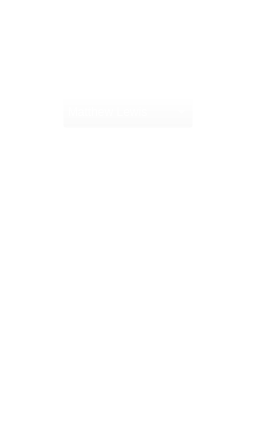
        <widget class="QFrame" name="frame_3">
         <property name="styleSheet">
          <string notr="true">QFrame{
	background-color: rgba(255, 255, 255,0);
border:0px solid red;
border-radius:30px
}</string>
         </property>
         <property name="frameShape">
          <enum>QFrame::StyledPanel</enum>
         </property>
         <property name="frameShadow">
          <enum>QFrame::Raised</enum>
         </property>
         <layout class="QVBoxLayout" name="verticalLayout_2" stretch="1,2">
          <property name="spacing">
           <number>12</number>
          </property>
          <property name="leftMargin">
           <number>0</number>
          </property>
          <property name="topMargin">
           <number>0</number>
          </property>
          <property name="rightMargin">
           <number>0</number>
          </property>
          <property name="bottomMargin">
           <number>0</number>
          </property>
          <item>
           <widget class="QFrame" name="frame_4">
            <property name="frameShape">
             <enum>QFrame::StyledPanel</enum>
            </property>
            <property name="frameShadow">
             <enum>QFrame::Raised</enum>
            </property>
            <layout class="QVBoxLayout" name="verticalLayout">
             <property name="spacing">
              <number>0</number>
             </property>
             <property name="leftMargin">
              <number>12</number>
             </property>
             <property name="topMargin">
              <number>12</number>
             </property>
             <property name="rightMargin">
              <number>12</number>
             </property>
             <property name="bottomMargin">
              <number>12</number>
             </property>
             <item>
              <spacer name="verticalSpacer_2">
               <property name="orientation">
                <enum>Qt::Vertical</enum>
               </property>
               <property name="sizeHint" stdset="0">
                <size>
                 <width>20</width>
                 <height>40</height>
                </size>
               </property>
              </spacer>
             </item>
             <item>
              <widget class="QWidget" name="widget_2" native="true">
               <layout class="QHBoxLayout" name="horizontalLayout_3">
                <property name="spacing">
                 <number>0</number>
                </property>
                <property name="leftMargin">
                 <number>0</number>
                </property>
                <property name="topMargin">
                 <number>12</number>
                </property>
                <property name="rightMargin">
                 <number>0</number>
                </property>
                <property name="bottomMargin">
                 <number>8</number>
                </property>
                <item>
                 <widget class="QWidget" name="widget" native="true">
                  <property name="minimumSize">
                   <size>
                    <width>64</width>
                    <height>64</height>
                   </size>
                  </property>
                  <property name="maximumSize">
                   <size>
                    <width>64</width>
                    <height>64</height>
                   </size>
                  </property>
                  <property name="styleSheet">
                   <string notr="true">image: url(:/svg/img/img/image.png);
border:3px solid rgb(255, 255, 255);

border-radius:32px</string>
                  </property>
                 </widget>
                </item>
               </layout>
              </widget>
             </item>
             <item>
              <widget class="QFrame" name="frame_5">
               <property name="frameShape">
                <enum>QFrame::StyledPanel</enum>
               </property>
               <property name="frameShadow">
                <enum>QFrame::Raised</enum>
               </property>
               <layout class="QHBoxLayout" name="horizontalLayout_4">
                <property name="spacing">
                 <number>0</number>
                </property>
                <property name="leftMargin">
                 <number>0</number>
                </property>
                <property name="topMargin">
                 <number>0</number>
                </property>
                <property name="rightMargin">
                 <number>0</number>
                </property>
                <property name="bottomMargin">
                 <number>0</number>
                </property>
                <item>
                 <widget class="QComboBox" name="comboBox">
                  <property name="minimumSize">
                   <size>
                    <width>0</width>
                    <height>32</height>
                   </size>
                  </property>
                  <property name="maximumSize">
                   <size>
                    <width>130</width>
                    <height>16777215</height>
                   </size>
                  </property>
                  <property name="styleSheet">
                   <string notr="true">

QComboBox{
background-color: rgba(255, 255, 255, 0);
	color: rgb(255, 255, 255);
text-align:center;
}
QComboBox::drop-down{
	
	image: url(:/buttom_white/img/buttom_white/下拉列表_drop-down-list.svg);
	width:30px;
}

QComboBox:on{
	color: rgb(25, 95, 254);
	gridline-color: rgb(64, 53, 255);
}
QComboBox:off{
	color:  rgb(0, 0, 0);
}</string>
                  </property>
                  <property name="editable">
                   <bool>false</bool>
                  </property>
                  <property name="insertPolicy">
                   <enum>QComboBox::NoInsert</enum>
                  </property>
                  <property name="sizeAdjustPolicy">
                   <enum>QComboBox::AdjustToContents</enum>
                  </property>
                  <property name="duplicatesEnabled">
                   <bool>false</bool>
                  </property>
                  <item>
                   <property name="text">
                    <string>Matthew Lewis</string>
                   </property>
                  </item>
                 </widget>
                </item>
               </layout>
              </widget>
             </item>
             <item>
              <spacer name="verticalSpacer">
               <property name="orientation">
                <enum>Qt::Vertical</enum>
               </property>
               <property name="sizeHint" stdset="0">
                <size>
                 <width>20</width>
                 <height>40</height>
                </size>
               </property>
              </spacer>
             </item>
            </layout>
           </widget>
          </item>
          <item>
           <widget class="QListWidget" name="listWidget">
            <property name="styleSheet">
             <string notr="true">QListView {

}
QListView::item{
background-color: transparent;
	color: rgba(255, 255, 255, 199);
padding:12px;
padding-left:18px;
}
QListView::item:hover {
	background-color: rgba(175, 139, 255, 59);

}
QListView::item:selected {
background-color: rgba(175, 139, 255, 159);
	color: rgb(255, 255, 255);
border-left:5px solid rgb(172, 154, 233)
}
</string>
            </property>
            <item>
             <property name="text">
              <string>PROPERTIES</string>
             </property>
             <property name="icon">
              <iconset resource="resources.qrc">
               <normaloff>:/buttom_white/img/buttom_white/首页_home-two.svg</normaloff>:/buttom_white/img/buttom_white/首页_home-two.svg</iconset>
             </property>
            </item>
            <item>
             <property name="text">
              <string>CHAT</string>
             </property>
             <property name="icon">
              <iconset resource="resources.qrc">
               <normaloff>:/buttom_white/img/buttom_white/文字讯息_text-message.svg</normaloff>:/buttom_white/img/buttom_white/文字讯息_text-message.svg</iconset>
             </property>
            </item>
            <item>
             <property name="text">
              <string>CALENDAR</string>
             </property>
             <property name="icon">
              <iconset resource="resources.qrc">
               <normaloff>:/buttom_white/img/buttom_white/日历_calendar.svg</normaloff>:/buttom_white/img/buttom_white/日历_calendar.svg</iconset>
             </property>
            </item>
            <item>
             <property name="text">
              <string>OFFER</string>
             </property>
             <property name="icon">
              <iconset resource="resources.qrc">
               <normaloff>:/buttom_white/img/buttom_white/云办公_network-drive.svg</normaloff>:/buttom_white/img/buttom_white/云办公_network-drive.svg</iconset>
             </property>
            </item>
            <item>
             <property name="text">
              <string>DOCUMENTS</string>
             </property>
             <property name="icon">
              <iconset resource="resources.qrc">
               <normaloff>:/buttom_white/img/buttom_white/文档架子_document-folder.svg</normaloff>:/buttom_white/img/buttom_white/文档架子_document-folder.svg</iconset>
             </property>
            </item>
            <item>
             <property name="text">
              <string>SETTINGS</string>
             </property>
             <property name="icon">
              <iconset resource="resources.qrc">
               <normaloff>:/buttom_white/img/buttom_white/设置_setting-two.svg</normaloff>:/buttom_white/img/buttom_white/设置_setting-two.svg</iconset>
             </property>
            </item>
           </widget>
          </item>
         </layout>
        </widget>
